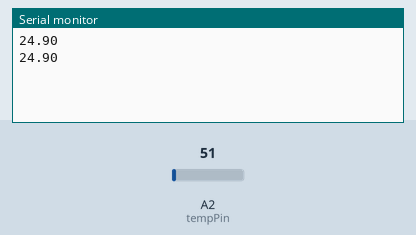
Simulated run of this sketch. Board: Arduino Uno, built with avr-gcc and run on an emulated ATmega328P. On the bench: the last lines printed to the serial monitor. The inputs (shaded band) are chosen by the test bench; at power-on: A2 (tempPin) = 51. No radio packets arrive unless stated.

Above: at 1.8 s.
1.9 s: A2 (tempPin) set to 23
At 2.8 s:
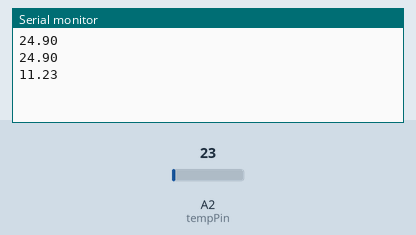
3.4 s: A2 (tempPin) set to 18
At 4.8 s:
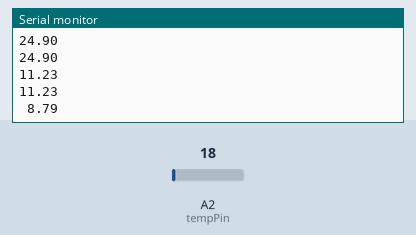

Measured:
- the behaviour switches between 21 and 20 on A2 (tempPin) (found by bisection; images 1 and 2)
- after the input at 1.9 s, the serial monitor: prints a new line after 0.11 s (image 1)
- after the input at 3.4 s, the serial monitor: prints a new line after 0.61 s (image 2)

The sketch:

Send.ion.ino
```cpp
//Send.ino

#include<SPI.h>
#include<RF24.h>
#include<String.h>
// ce, csn pins
RF24 radio(9, 10);
int val;
int tempPin = 2;
void setup(void){
  radio.begin();
  radio.setPALevel(RF24_PA_MAX);
  radio.setChannel(0x64);
  radio.openWritingPipe(0xF0F0F0F0E1LL);
  radio.enableDynamicPayloads();
  radio.powerUp();
  Serial.begin(9600);

}

void loop(void){
  char text[10];
  val = analogRead(tempPin);
  float mv = ( val/1024.0)*5000;
  float cel = mv/10;
  //float farh = (cel*9)/5 + 32;
 // Serial.println(cel);
  dtostrf(cel, 5, 2, text);
  //text[6]="2";
  Serial.println(text);
  radio.write(&text, sizeof(text));

  delay(1000);

}
```
